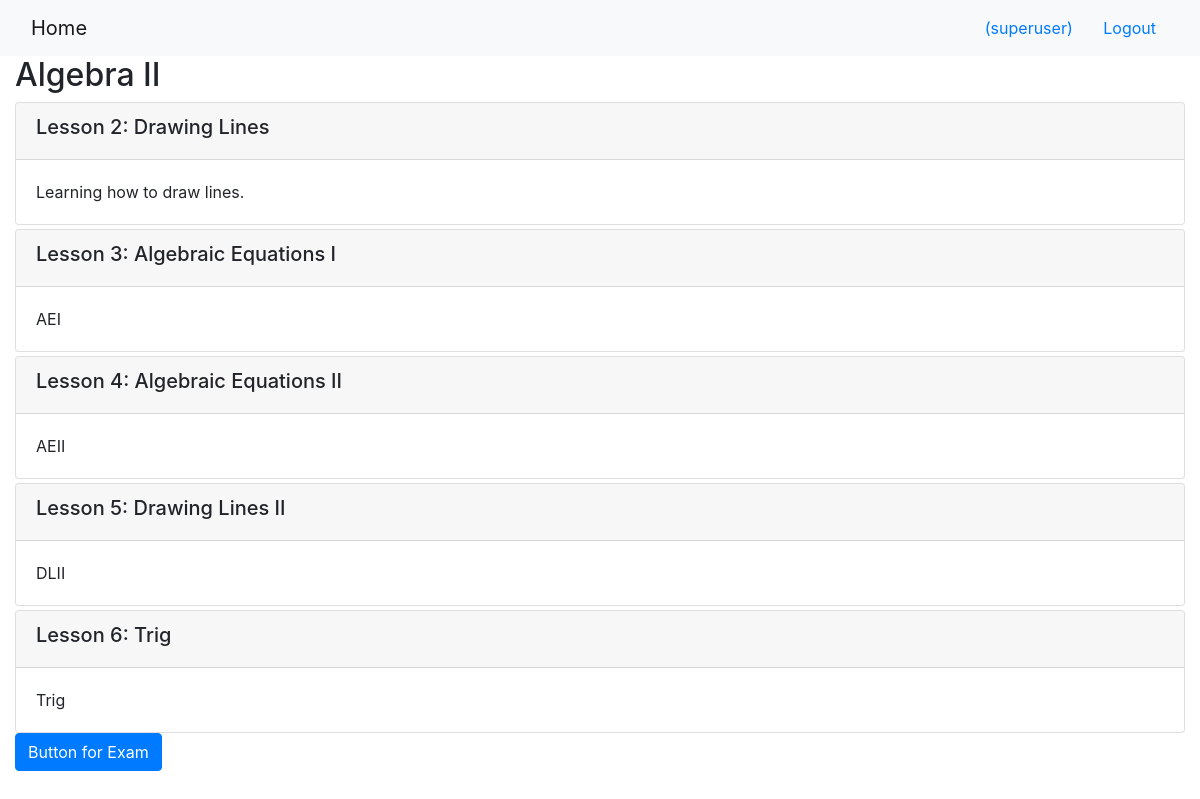
The app's page /onlinecourse/2/ (signed in) with its own data.
### onlinecourse/models.py (models this page shows, shortened)
class Course(models.Model):
    name = models.CharField(null=False, max_length=30, default='online course')
    image = models.ImageField(upload_to='course_images/')
    description = models.CharField(max_length=1000)
    pub_date = models.DateField(null=True)
    instructors = models.ManyToManyField(Instructor)
    users = models.ManyToManyField(settings.AUTH_USER_MODEL, through='Enrollment')
    total_enrollment = models.IntegerField(default=0)
    is_enrolled = False

class Lesson(models.Model):
    title = models.CharField(max_length=200, default="title")
    order = models.IntegerField(default=0)
    course = models.ForeignKey(Course, on_delete=models.CASCADE)
    content = models.TextField()

### onlinecourse/views.py (the view)
# urls.py: path('<int:pk>/', views.CourseDetailView.as_view(), name='course_details'),
class CourseDetailView(generic.DetailView):
    model = Course
    template_name = 'onlinecourse/course_detail_bootstrap.html'

### onlinecourse/templates/onlinecourse/course_detail_bootstrap.html (shortened to what this page needs)
<!DOCTYPE html>
<html lang="en">
<head>
     {% load static %}
    <link rel="stylesheet" href="https://maxcdn.bootstrapcdn.com/bootstrap/4.5.2/css/bootstrap.min.css">
</head>
<body>
    <nav class="navbar navbar-light bg-light">
        <div class="container-fluid">
            <div class="navbar-header">
                  <a class="navbar-brand" href="{% url 'onlinecourse:index' %}">Home</a>
            </div>
            <ul class="nav navbar-nav navbar-right">
                {% if user.is_authenticated %}
                <li>
                    <a class="btn btn-link" href="#">{{ user.first_name }}({{ user.username }})</a>
                    <a class="btn btn-link" href="{% url 'onlinecourse:logout' %}">Logout</a>
                </li>
                {% endif %}
            </ul>
        </div>
    </nav>
    <div class="container-fluid">
        <h2>{{ course.name }}</h2>
        <div class="card-columns-vertical">
            {% for lesson in course.lesson_set.all %}
                <div class="card mt-1">
                    <div class="card-header"><h5>Lesson {{lesson.order|add:1}}: {{lesson.title}}</h5></div>
                    <div class="card-body">{{lesson.content}}</div>
                </div>
            {% endfor %}
        </div>
        <div>
            <button class="btn btn-primary" type="button" data-toggle="collapse" data-target="#exam">
                Button for Exam
            </button>
        </div>
    </div>
</body>
</html>

### records on screen
Course: name "Algebra II"
Lesson: order|add "2", title "Drawing Lines", content "Learning how to draw lines."
Lesson: order|add "3", title "Algebraic Equations I", content "AEI"
Lesson: order|add "4", title "Algebraic Equations II", content "AEII"
Lesson: order|add "5", title "Drawing Lines II", content "DLII"
Lesson: order|add "6", title "Trig", content "Trig"

### other values on screen
{{ user.username }} "superuser"
